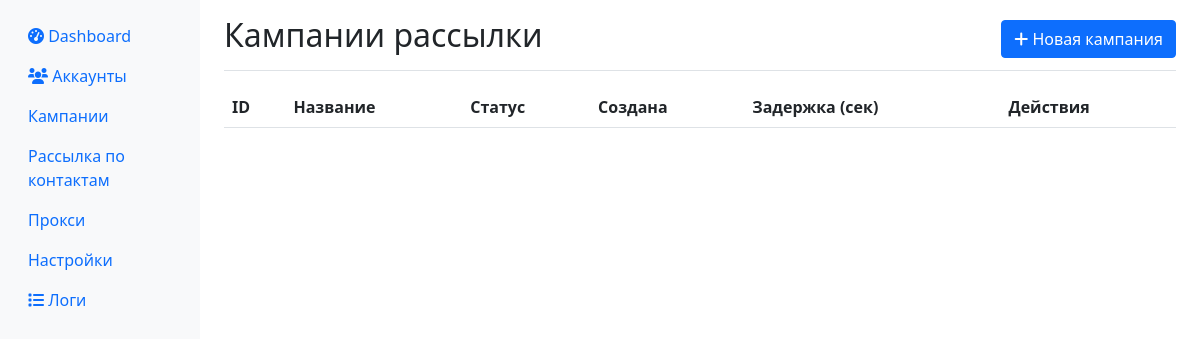
The page /campaigns on the database as committed earlier.
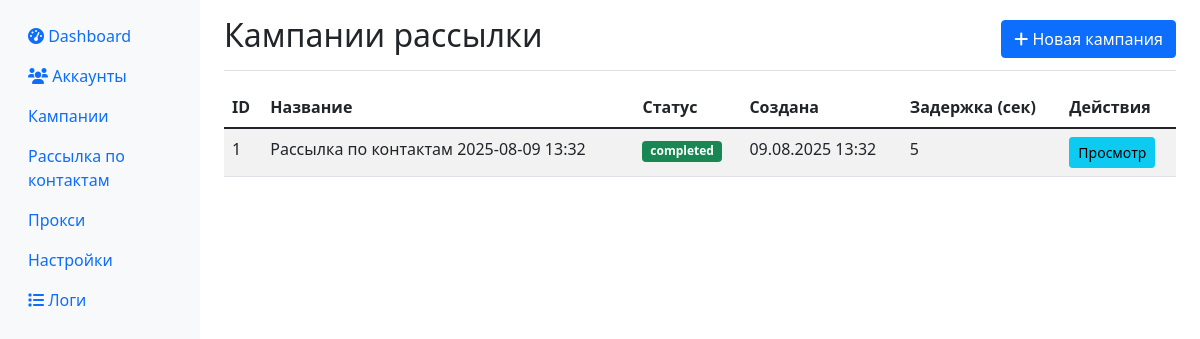
The same page on the database as committed later.
### app/database.py (models this page shows)
class Campaign(Base):
    __tablename__ = "campaigns"
    id = Column(Integer, primary_key=True, index=True)
    name = Column(String)
    channel_message = Column(Text, nullable=True)
    group_message = Column(Text, nullable=True)
    private_message = Column(Text, nullable=True)
    channels_list = Column(Text, nullable=True)
    groups_list = Column(Text, nullable=True)
    private_list = Column(Text, nullable=True)
    delay_seconds = Column(Integer, default=3)
    attachment_path = Column(String, nullable=True)
    status = Column(String, default="created")  # created, running, paused, completed, scheduled, cancelled
    created_at = Column(DateTime, default=datetime.utcnow)
    scheduled_start = Column(DateTime, nullable=True)  # время запланированного старта
    account_id = Column(Integer, nullable=True)  # для привязки к конкретному аккаунту

### app/web.py (the view)
@app.get("/campaigns", response_class=HTMLResponse)
async def campaigns_page(request: Request, db: Session = Depends(get_db)):
    campaigns = db.query(Campaign).order_by(Campaign.created_at.desc()).all()
    return templates.TemplateResponse("campaigns.html", {
        "request": request,
        "campaigns": campaigns
    })

### templates/campaigns.html (shortened to what this page needs)
{% extends "base.html" %}
{% block content %}
<div class="d-flex justify-content-between flex-wrap flex-md-nowrap align-items-center pt-3 pb-2 mb-3 border-bottom">
    <h1 class="h2">Кампании рассылки</h1>
    <a href="/campaigns/new" class="btn btn-primary">
        <i class="fas fa-plus"></i> Новая кампания
    </a>
</div>
<div class="table-responsive">
    <table class="table table-striped">
        <thead>
            <tr>
                <th>ID</th>
                <th>Название</th>
                <th>Статус</th>
                <th>Создана</th>
                <th>Задержка (сек)</th>
                <th>Действия</th>
            </tr>
        </thead>
        <tbody>
            {% for campaign in campaigns %}
            <tr>
                <td>{{ campaign.id }}</td>
                <td>{{ campaign.name }}</td>
                <td>
                    <span class="badge bg-{% if campaign.status == 'running' %}primary{% elif campaign.status == 'completed' %}success{% elif campaign.status == 'paused' %}warning{% else %}secondary{% endif %}">
                        {{ campaign.status }}
                    </span>
                </td>
                <td>{{ campaign.created_at.strftime('%d.%m.%Y %H:%M') }}</td>
                <td>{{ campaign.delay_seconds }}</td>
                <td>
                    <button class="btn btn-sm btn-info" onclick="viewCampaign({{ campaign.id }})">
                        Просмотр
                    </button>
                </td>
            </tr>
            {% endfor %}
        </tbody>
    </table>
</div>
{% endblock %}

Rows that differ between the two databases and show on the page:
added Campaign: id "1", name "Рассылка по контактам 2025-08-09 13:32", status "completed", created_at "09.08.2025 13:32", delay_seconds "5"
